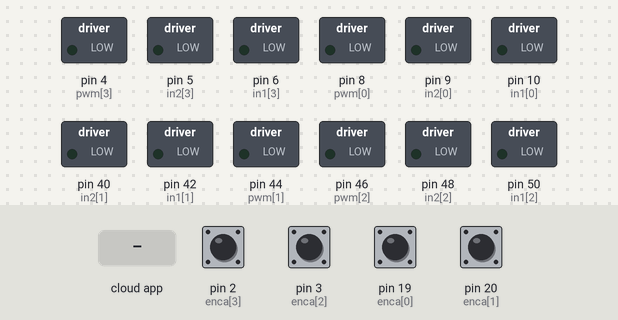
This sketch was run on a simulated Arduino Mega 2560, built with avr-gcc and run on an emulated ATmega2560. On the bench: switched loads named in the sketch (green lamp = pin HIGH). The test bench sets the inputs (shaded band); at power-on: pin 2 (enca[3]), pin 3 (enca[2]), pin 19 (enca[0]), pin 20 (enca[1]) HIGH. The ROS host is connected and sends only what is stated; what the sketch prints to the serial monitor is not drawn.

Above: at 1.2 s.
1.3 s: the phone or cloud app sets mission_code to 0
At 2.6 s:
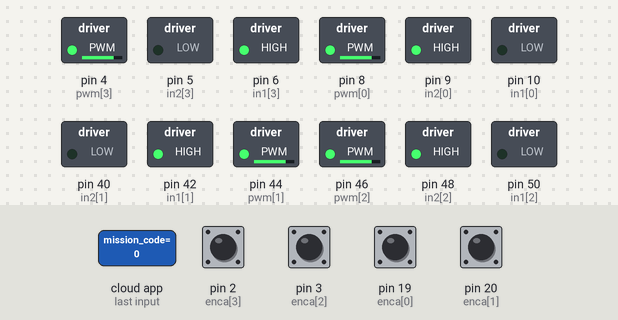
Timing chart, 0 to 4.3 s (numbered marks = the images above; inputs shaded):
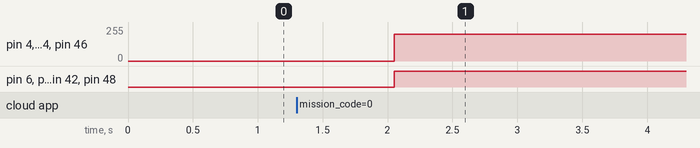

The sketch:

Base_locomotion_ROS_final.ino
```cpp
#include <util/atomic.h>
#include <Arduino.h>
#include <ros.h>
#include <std_msgs/String.h>
#include <std_msgs/Bool.h>
#include <std_msgs/Int32.h>

// ROS Flags
char code[8];
bool flag = 0;
int next = 0;
///int command='correct';

ros::NodeHandle nh;

void messageCb( const std_msgs::String& toggle_msg){
  if(flag == 0)
  {
    flag = 1;
    strcpy(code,toggle_msg.data);
    Serial.println(code);
  }
}

void complete( const std_msgs::Bool& toggle_msg){
  next = 1;
}
ros::Subscriber<std_msgs::Bool> sub1("/completion_status", &complete );
ros::Subscriber<std_msgs::String> sub2("/mission_code", &messageCb );
std_msgs::Int32 reached;
ros::Publisher pub("/reached_status", &reached);
std_msgs::Int32 counter;
ros::Publisher pub1("/counter", &counter);
// A class to compute the control signal
class SimplePID{
  public:
    float kp, kd, ki, umax; // Parameters
    float eprev, eintegral; // Storage

  public:
  // Constructor
  SimplePID() : kp(1), kd(0), ki(0), umax(255), eprev(0.0), eintegral(0.0){}

  // A function to set the parameters
  void setParams(float kpIn, float kdIn, float kiIn, float umaxIn){
    kp = kpIn; kd = kdIn; ki = kiIn; umax = umaxIn;
  }

  // A function to compute the control signal
  void evalu(int value, int target, float deltaT, int &pwr, int &dir){
    // error
    int e = target - value;
    // derivative
    float dedt = (e-eprev)/(deltaT);
    // integral
    eintegral = eintegral + e*deltaT;
    // control signal
    float u = kp*e + kd*dedt + ki*eintegral;
    // motor power
    pwr = (int) fabs(u);
    if( pwr > umax ){
      pwr = umax;
    }
    // motor direction
    dir = 1;
    if(u<0){
      dir = -1;
    }
    // store previous error
    eprev = e;
  }
};

// How many motors
#define NMOTORS 4

// Pins
const int enca[] = {19,20,3,2};
const int encb[] = {18,21,52,7};
const int pwm[] = {8,44,46,4};
const int in2[] = {9,40,48,5};
const int in1[] = {10,42,50,6};
int bumper=0;
int counter_zero=0;
int instructions[]={1,0,1,0,0,0,1,1};

// Globals
long prevT = 0;
volatile int posi[] = {0,0,0,0};
int i=0;
int reach=0;
int allowed_err=100;
int stuck=0;
int gonext=0;

// PID class instances
SimplePID pid[NMOTORS];
int target[NMOTORS];
int save = 0;//To save the rostopic


void setup() {
  Serial.begin(57600);
  nh.initNode();
  nh.subscribe(sub1);
  nh.subscribe(sub2);
  nh.advertise(pub);
  nh.advertise(pub1);

  for(int k = 0; k < NMOTORS; k++){
    pinMode(enca[k],INPUT);
    pinMode(encb[k],INPUT);
    pinMode(pwm[k],OUTPUT);
    pinMode(in1[k],OUTPUT);
    pinMode(in2[k],OUTPUT);

    pid[k].setParams(0.45,0.1,0,200);
  }

  attachInterrupt(digitalPinToInterrupt(enca[0]),readEncoder<0>,RISING);
  attachInterrupt(digitalPinToInterrupt(enca[1]),readEncoder<1>,RISING);
  attachInterrupt(digitalPinToInterrupt(enca[2]),readEncoder<2>,RISING);
  attachInterrupt(digitalPinToInterrupt(enca[3]),readEncoder<3>,RISING);
}


void loop()
{
    // while(Serial.available()==0){
    // }
    counter.data = i+1;
    pub1.publish(&counter);

    if(flag == 1 && save == 0)
    {
      for(int k= 0; k<8; k++)
      {
        instructions[k]=code[k] - '0';
      }
      save = 1;
    }
    if(flag == 1)
  {


    // time difference
    long currT = micros();
    float deltaT = ((float) (currT - prevT))/( 1.0e6 );
    prevT = currT;

    // Read the position in an atomic block to avoid a potential misread
    int pos[NMOTORS];
    ATOMIC_BLOCK(ATOMIC_RESTORESTATE){
      for(int k = 0; k < NMOTORS; k++){
        pos[k] = posi[k];

      }
    }

    // adjusting the position after reaching the panel
    Serial.print("i :");
    Serial.println(i);
  if(stuck==1 && next==1) {
    stuck=0;
    next=0;
    // i=i+1;
    // Serial.println("Inside Stuck");
    // gonext=1;
  }


    if(gonext==1 || stuck!=1 && pid[0].eprev<allowed_err && pid[1].eprev<allowed_err && pid[2].eprev<allowed_err && pid[3].eprev<allowed_err && pid[0].eprev>-allowed_err && pid[1].eprev>-allowed_err && pid[2].eprev>-allowed_err && pid[3].eprev>-allowed_err && i<=7){

    {
    gonext=0;
    if(bumper==1){
      bump(500);
      }
    else{
      waitormove(pos);
      }
    }
    }


    // loop through the motors
    for(int k = 0; k < NMOTORS; k++)
    {
      int pwr, dir;
      // evaluate the control signal
      pid[k].evalu(pos[k],target[k],deltaT,pwr,dir);

      // signal the motor
      if (i==8 || stuck==1)
      {
          digitalWrite(in1[0],LOW);
          digitalWrite(in2[0],LOW);
          digitalWrite(in1[1],LOW);
          digitalWrite(in2[1],LOW);
          digitalWrite(in1[2],LOW);
          digitalWrite(in2[2],LOW);
          digitalWrite(in1[3],LOW);
          digitalWrite(in2[3],LOW);
      }
      else
      {
        setMotor(dir,pwr,pwm[k],in1[k],in2[k]);
      }

    }

  }
   nh.spinOnce();


}

void waitormove(int pos[]){
  if (i!=0){
  i=i+1;
  }
  if(counter_zero==1  && i==0){
    i=i+1;
  }
  if(i==0){
    counter_zero=1;
  }

  if(instructions[i]==1)
        {
          if(i<4){
            setTarget(1600,-1600,1600,-1600, pos);
            if(i==0){
              stuck=1;
              reach=1;
              // Serial.println("Reached");
              reached.data=reach;
              pub.publish(&reached);
            }
          }
          else if(i==4 ){
            setTarget(0,0,0,0, pos);

          }
          else if(i==5){
//            /setTarget(-600,-600,-600,-600, pos);
          setTarget(0,0,0,0, pos);
          }
          else if(i==6){
            setTarget(-600,-600,-600,-600, pos);
          }
          else if(i==7) {
            setTarget(-1150,-1150,-1150,-1150,pos);
          }


          }


        else{
          digitalWrite(in1[0],LOW);
          digitalWrite(in2[0],LOW);
          digitalWrite(in1[1],LOW);
          digitalWrite(in2[1],LOW);
          digitalWrite(in1[2],LOW);
          digitalWrite(in2[2],LOW);
          digitalWrite(in1[3],LOW);
          digitalWrite(in2[3],LOW);
          delay(750);
          if(i<4){
            setTarget(1600,-1600,1600,-1600,pos);
          }
          else if(i==4){
            setTarget(0,0,0,0,pos);
          }
          else if(i==5){
//            /setTarget(-600,-600,-600,-600, pos);
              setTarget(0,0,0,0, pos);
          }
          else if(i==6) {
            setTarget(-600,-600,-600,-600, pos);
          }
          else if(i==7) {
            setTarget(-1150,-1150,-1150,-1150,pos);
          }

        }
      if(instructions[i+1]==1){
          bumper=1;
        }

      }


void setTarget(int m0,int m1, int m2, int m3, int pos[]){
      target[0]=pos[0]+m0;
      target[1]=pos[1]+m1;
      target[2]=pos[2]+m2;
      target[3]=pos[3]+m3;
}
void bump(int time){
  if (i<4){
  for(int k=0;k<NMOTORS;k++){
    pid[k].setParams(0,0,0,255);
    }
    for(int k=0;k<NMOTORS;k++){
    setMotor(1,255,pwm[k],in1[k],in2[k]);
    }
  }
  else
  {
    for(int k=0;k<NMOTORS;k++){
    pid[k].setParams(0,0,0,255);
    }
    for(int k=0;k<NMOTORS;k++){
    setMotor(0,0,pwm[k],in1[k],in2[k]);
    }
    }
  // wait(time);
  delay(time);
  for(int k=0;k<NMOTORS;k++){
    pid[k].setParams(0.45,0.05,0,200);
    }
  reach=1;
  stuck=1;
  bumper=0;
  reached.data=reach;
  pub.publish(&reached);

}
void wait(int time){
  int counter=0;
  while(counter<time){
    counter++;
    // Serial.println(counter);
  }
}
void setMotor(int dir, int pwmVal, int pwm, int in1, int in2){
  analogWrite(pwm,pwmVal);
  if(dir == 1){
    digitalWrite(in1,LOW);
    digitalWrite(in2,HIGH);

  }
  else if(dir == -1){
    digitalWrite(in1,HIGH);
    digitalWrite(in2,LOW);

  }
  else{
    digitalWrite(in1,LOW);
    digitalWrite(in2,LOW);
  }
}
template <int j>
void readEncoder(){
  int b = digitalRead(encb[j]);
  if(b > 0){
    posi[j]++;
  }
  else{
    posi[j]--;
  }
}
```

Measured:
- after the input at 1.3 s, pin 4 (pwm[3]), pin 8 (pwm[0]), pin 44 (pwm[1]), pin 46 (pwm[2]): 0/255 → 200/255 after 0.75 s; pin 6 (in1[3]), pin 9 (in2[0]), pin 42 (in1[1]), pin 48 (in2[2]): LOW → HIGH after 0.75 s
